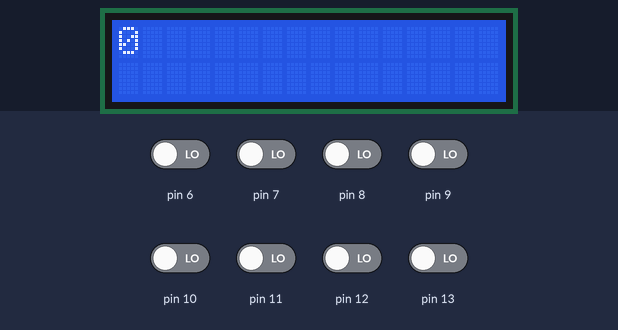
Simulated run of this sketch. Board: Arduino Uno, built with avr-gcc and run on an emulated ATmega328P. On the bench: 16×2 character LCD. Inputs (shaded band) come from the test bench; at power-on: pin 6–13 LOW.

Above: at 1.2 s.
1.3 s: pin 6 driven HIGH
At 1.7 s:
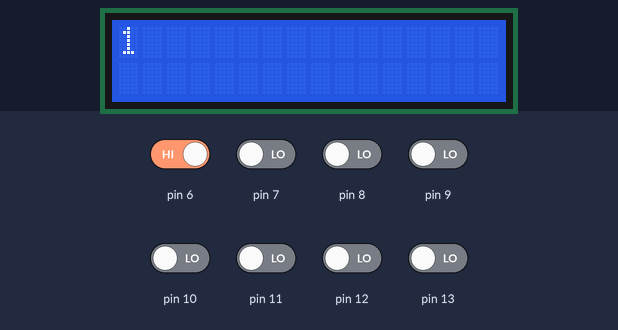
2.9 s: pin 7 driven HIGH
At 4.1 s:
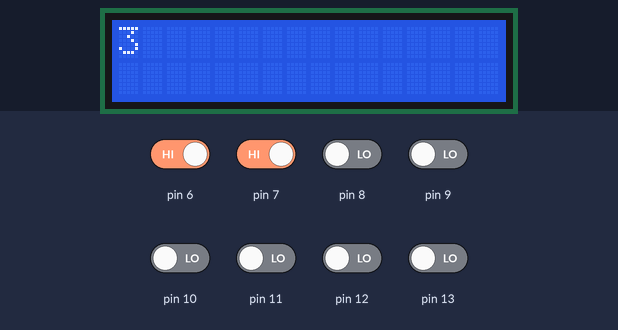
4.4 s: pin 8 driven HIGH
At 5.6 s:
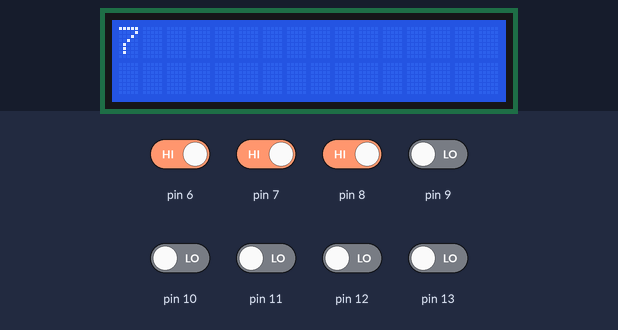
5.9 s: pin 9 driven HIGH
At 6.9 s:
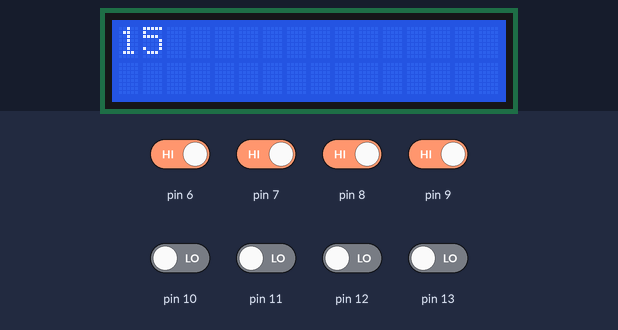
7.4 s: pin 10 driven HIGH
At 8.3 s:
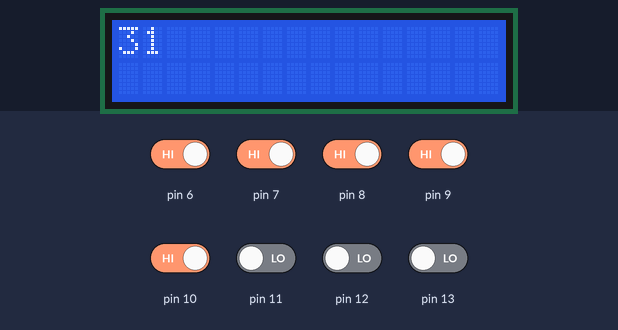
8.9 s: pin 11 driven HIGH
At 9.8 s:
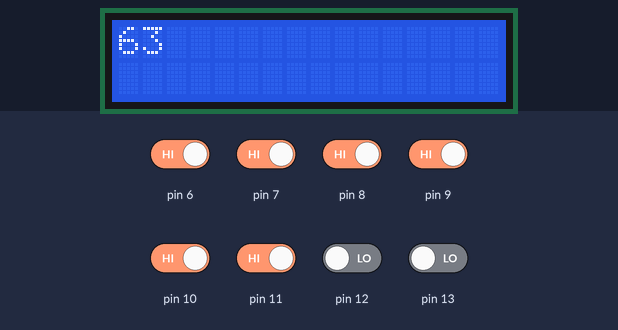
Timing chart, 0 to 11.4 s (numbered marks = the images above; inputs shaded):
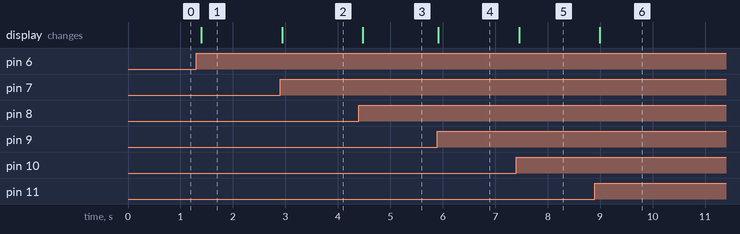

Measured:
- after the input at 1.3 s, the display: changes after 0.10 s (image 1)
- after the input at 2.9 s, the display: changes at once (image 2)
- after the input at 4.4 s, the display: changes after 0.08 s (image 3)
- after the input at 5.9 s, the display: changes at once (image 4)
- after the input at 7.4 s, the display: changes after 0.06 s (image 5)
- after the input at 8.9 s, the display: changes after 0.10 s (image 6)

The sketch:

display.ino
```cpp
/*
 The circuit connections:
 * LCD RS pin to digital pin 12
 * LCD Enable pin to digital pin 11
 * LCD DB4 pin to digital pin 5
 * LCD DB5 pin to digital pin 4
 * LCD DB6 pin to digital pin 3
 * LCD DB7 pin to digital pin 2
 * LCD R/W pin to ground
 * 10K resistor:
 * ends to +5V and ground
 * wiper to LCD VO pin (pin 3)
*/

// include the library code:
#include <LiquidCrystal.h>

// initialize the library by associating any needed LCD interface pin
// with the arduino pin number it is connected to
const int rs = 1, en = 0, d4 = 5, d5 = 4, d6 = 3, d7 = 2;
int number_to_display;
LiquidCrystal lcd(rs, en, d4, d5, d6, d7);

void setup() {
  // set up the LCD's number of columns and rows:
  lcd.begin(16, 2);

  lcd.clear();
  lcd.setCursor(0,0);
}

void loop() {
   number_to_display = get_number();
   lcd.clear();
   lcd.setCursor(0,0);
   lcd.print(number_to_display);
   delay(100);
}

int get_number() {
  return (1*digitalRead(6) + 2*digitalRead(7) + 4*digitalRead(8) + 8*digitalRead(9) + 16*digitalRead(10) + 32*digitalRead(11) + 64*digitalRead(12) + 128*digitalRead(13));
}
```
